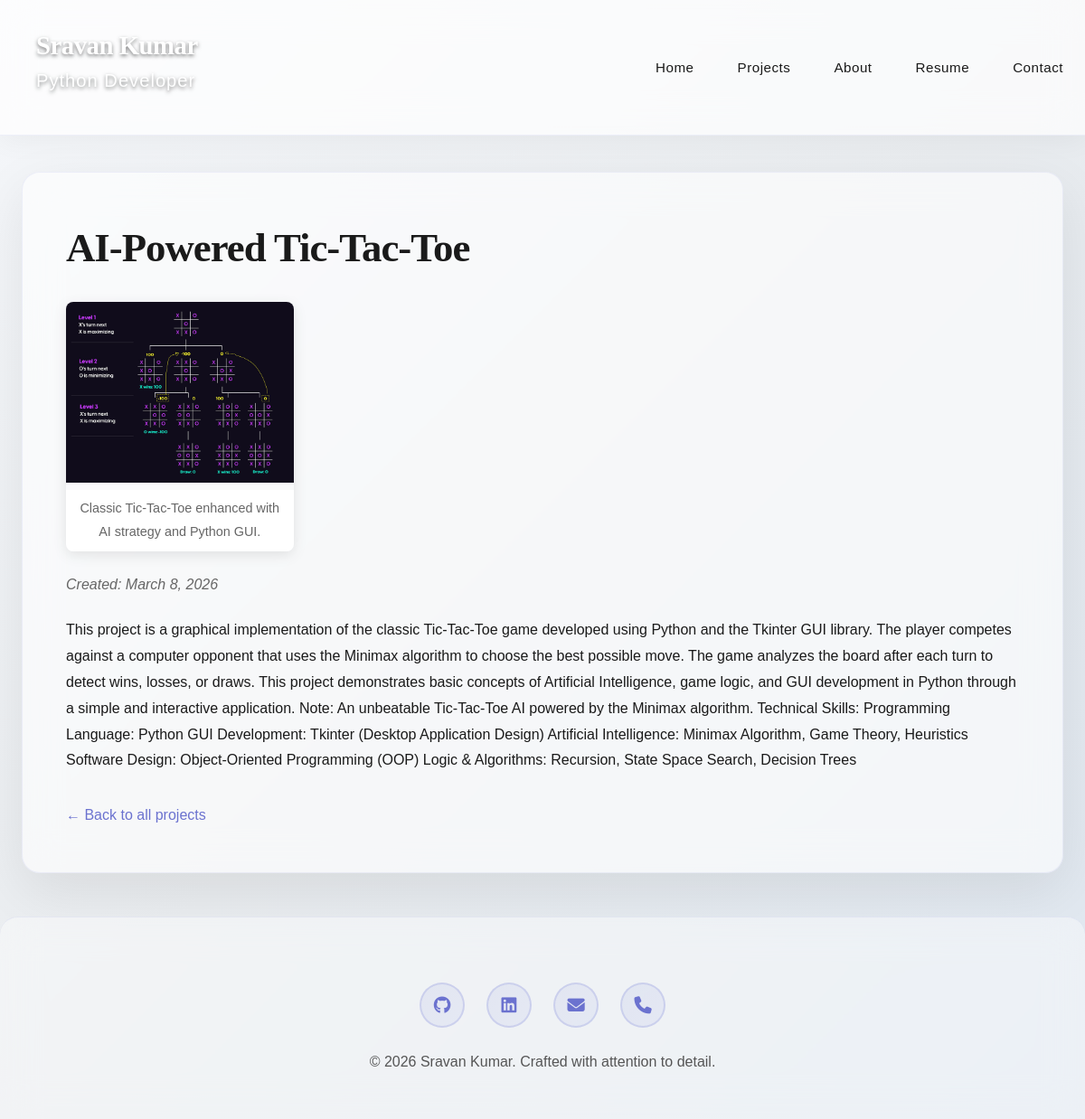
The app's page /projects/2/ with its own data.
### projects/models.py (models this page shows, shortened)
class Project(models.Model):
    title = models.CharField(max_length=200)
    description = models.TextField(blank=True)
    image = models.ImageField(upload_to='projects/', blank=True, null=True)
    created = models.DateTimeField(auto_now_add=True)

class ProjectImage(models.Model):
    project = models.ForeignKey(Project, related_name='images', on_delete=models.CASCADE)
    image = models.ImageField(upload_to='projects/gallery/')
    caption = models.CharField(max_length=200, blank=True)
    uploaded = models.DateTimeField(auto_now_add=True)

### projects/views.py (the view)
# urls.py: path('projects/<int:pk>/', views.ProjectDetailView.as_view(), name='detail'),
class ProjectDetailView(DetailView):
    model = Project
    context_object_name = 'project'
    template_name = 'projects/project_detail.html'

### projects/templates/projects/project_detail.html (shortened to what this page needs)
{% extends "projects/base.html" %}
{% block content %}
<h1>{{ project.title }}</h1>
{% if project.images.all %}
    <div class="project-gallery">
        {% for image in project.images.all %}
            <div class="gallery-item">
                <img src="{{ image.image.url }}" alt="{{ image.caption|default:project.title }}">
                {% if image.caption %}
                    <p class="image-caption">{{ image.caption }}</p>
                {% endif %}
            </div>
        {% endfor %}
    </div>
{% elif project.image %}
    <img src="{{ project.image.url }}" alt="{{ project.title }}" style="max-width: 100%; height: auto; margin: 1.5rem 0; border-radius: 8px;">
{% endif %}
<div style="color: #666; margin-bottom: 1.5rem;">
    <em>Created: {{ project.created|date:"F j, Y" }}</em>
</div>
<div style="line-height: 1.8; margin-bottom: 2rem;">
    {{ project.description }}
</div>
<p><a href="{% url 'projects:list' %}">← Back to all projects</a></p>
{% endblock %}

### projects/templates/projects/base.html (style rules this page uses)
* { margin: 0; padding: 0; box-sizing: border-box; }
body { font-family: 'Poppins', sans-serif; line-height: 1.6; color: #1a1a1a; background: linear-gradient(135deg, #f5f7fa 0%, #e9ecef 50%, #dfe7f0 100%); min-height: 100vh; position: relative; overflow-x: hidden; }
body::before { content: ''; position: fixed; top: 0; left: 0; width: 200px; height: 200px; background: radial-gradient(circle, rgba(107, 114, 207, 0.3) 0%, transparent 70%); border-radius: 50%; pointer-events: none; z-index: 999; display: none; }
.container > * { position: relative; z-index: 1; }
h1 { font-family: 'Playfair Display', serif; color: #1a1a1a; margin-bottom: 1rem; font-size: 2.8rem; font-weight: 700; letter-spacing: -1px; }
a { color: #6b72cf; text-decoration: none; transition: all 0.3s ease; position: relative; }
.project-gallery { display: grid; grid-template-columns: repeat(auto-fill, minmax(250px, 1fr)); gap: 1rem; margin: 1.5rem 0; }
.gallery-item { border-radius: 8px; overflow: hidden; box-shadow: 0 4px 15px rgba(0, 0, 0, 0.1); transition: transform 0.3s ease; }
.gallery-item img { width: 100%; height: 200px; object-fit: cover; }
.image-caption { padding: 0.5rem; background: rgba(255, 255, 255, 0.9); font-size: 0.9rem; color: #666; text-align: center; }
p { color: #555; line-height: 1.8; }

### records on screen
Project: title "AI-Powered Tic-Tac-Toe", created "March 8, 2026", description "This project is a graphical implementation of the classic Tic-Tac-Toe game developed using Python and the Tkinter GUI library. The player competes against a computer opponent that uses the Minimax algorithm to choose the best possible move. The game analyzes the board after each turn to detect wins, losses, or draws. This project demonstrates basic concepts of Artificial Intelligence, game logic, and GUI development in Python through a simple and interactive application. Note: An unbeatable Tic-Tac-Toe AI powered by the Minimax algorithm. Technical Skills: Programming Language: Python GUI Development: Tkinter (Desktop Application Design) Artificial Intelligence: Minimax Algorithm, Game…"
ProjectImage: image (picture), caption "Classic Tic-Tac-Toe enhanced with AI strategy and Python GUI."
